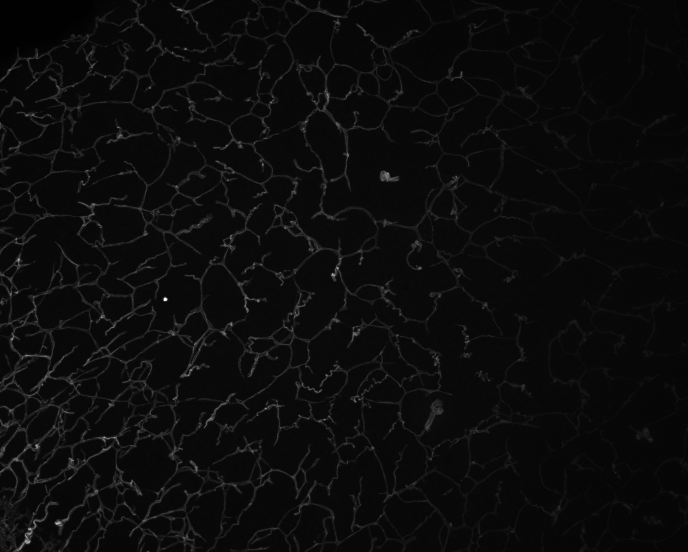
#> input picture Esqueletando/pyvesto-master/images/3D P0@CTL-3-FC-A_new.tiff, 1376 x 1104 px (shown at 1/2 size)
$ python Esquelentado_grafos.py
#> lines starting #> are read from the running program, lines starting #| are printed output that depends on the picture; after the words box and inside, x2 and y2 are one past the last pixel; in counts of white or black regions, pixels touching at a corner belong together
from pyvesto.pipeline import DefaultNetworkBuilder
from pyvesto.image import Image as pvImage
import pyvesto.util as pv_util
import cv2 as cv
import numpy as np
from igraph import *
import matplotlib.pyplot as plt
from PIL import Image
from matplotlib.image import imread
import networkx as nx


path = 'images/3D P0@CTL-3-FC-A_new.tiff'

img = cv.imread(path)
#> img is the input picture: shape (1104, 1376, 3); min 1, max 255, mean 11.6


gray_image = cv.cvtColor(img, cv.COLOR_BGR2GRAY)


blurred2 = cv.GaussianBlur(gray_image, (7, 7), 0)
(T, thresh2) = cv.threshold(blurred2, 127, 255, cv.THRESH_BINARY_INV)
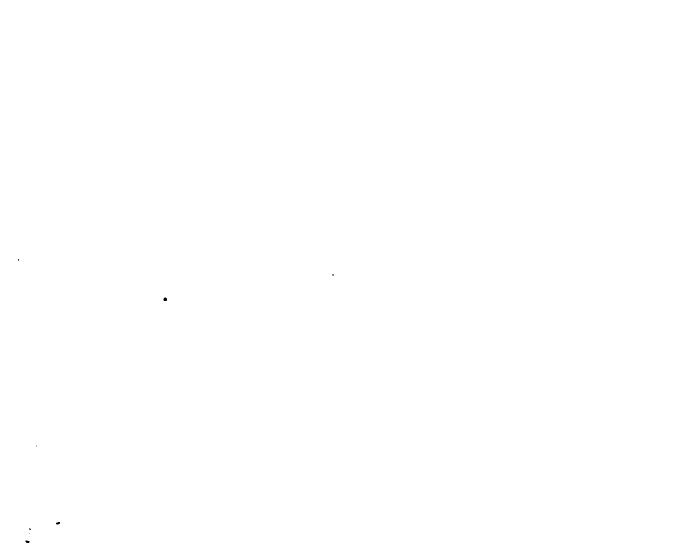
#> thresh2: shape (1104, 1376) (shown at 1/2 size); 100% white; 8 black regions (5 under 20 px), largest, box (x1, y1, x2, y2) and area: (327, 595, 334, 602) 41, (51, 1081, 59, 1086) 32, (112, 1044, 120, 1049) 30


#img = cv2.cvtColor(img, cv2.COLOR_BGR2GRAY)
#> (the run stopped early here; a loop or call above may not have finished)
